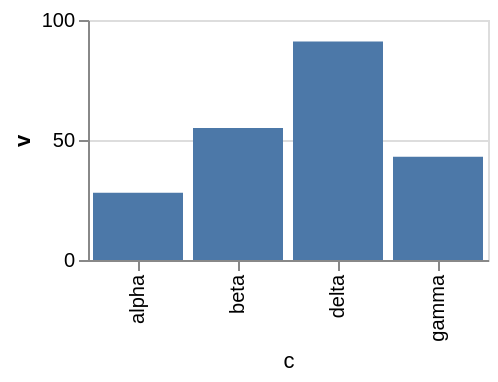

Source (Vega-Lite JSON):
### Vega-Lite specification from a JSON file in a GitHub repository (floating-point values rounded to 4 significant figures)
{"$schema": "https://vega.github.io/schema/vega-lite/v6.json", "width": 200, "height": 120, "data": {"values": [{"c": "alpha", "v": 28, "w": 3, "t": "2024-01-07"}, {"c": "beta", "v": 55, "w": 7, "t": "2024-03-19"}, {"c": "gamma", "v": 43, "w": 5, "t": "2024-06-02"}, {"c": "delta", "v": 91, "w": 9, "t": "2024-09-11"}]}, "mark": "bar", "encoding": {"x": {"field": "c", "type": "nominal"}, "y": {"field": "v", "type": "quantitative"}}, "config": {"axisX": {"titleFontWeight": "normal"}}}
